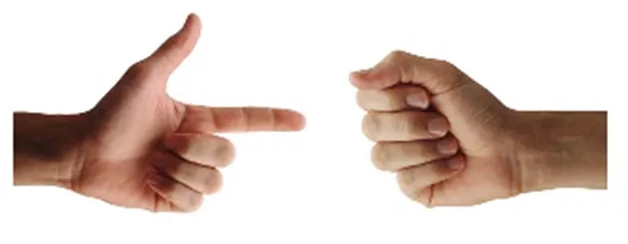
#> input picture RPS_Image_Winner/images/test.jpg, 628 x 244 px
$ python rps_winner_cv.py
#> lines starting #> are read from the running program, lines starting #| are printed output that depends on the picture; after the words box and inside, x2 and y2 are one past the last pixel; in counts of white or black regions, pixels touching at a corner belong together
#> in main, img is the input picture: shape (244, 628, 3); mean B, G, R 198.3, 205.4, 220.8
import cv2
import numpy as np
import os

IMG_PATH = "images/test.jpg"
OUT_PATH = "results/rps_result.jpg"

def preprocess(img):
    # 피부색 후보 영역 추출(HSV)
    hsv = cv2.cvtColor(img, cv2.COLOR_BGR2HSV)
#> hsv: shape (244, 628, 3); mean H, S, V 8.7, 40.3, 220.9

    lower = np.array([0, 30, 60], dtype=np.uint8)
    upper = np.array([20, 180, 255], dtype=np.uint8)
    mask1 = cv2.inRange(hsv, lower, upper)
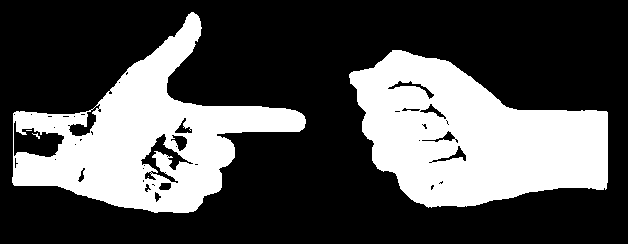
#> mask1: shape (244, 628); 31.7% white; 5 white regions (3 under 20 px), largest, box (x1, y1, x2, y2) and area: (349, 50, 608, 208) 25846, (12, 12, 306, 213) 22775

    lower2 = np.array([160, 30, 60], dtype=np.uint8)
    upper2 = np.array([180, 180, 255], dtype=np.uint8)
    mask2 = cv2.inRange(hsv, lower2, upper2)
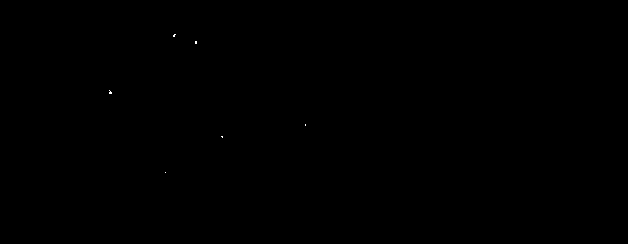
#> mask2: shape (244, 628); 0.02% white in thin lines or dots, all inside (x1, y1, x2, y2) = (109, 34, 306, 173)

    mask = cv2.bitwise_or(mask1, mask2)
#> mask: shape (244, 628); 31.8% white; 5 white regions (3 under 20 px), largest, box (x1, y1, x2, y2) and area: (349, 50, 608, 208) 25846, (12, 12, 306, 213) 22801

    # 노이즈 제거
    kernel = np.ones((5, 5), np.uint8)
    mask = cv2.medianBlur(mask, 5)
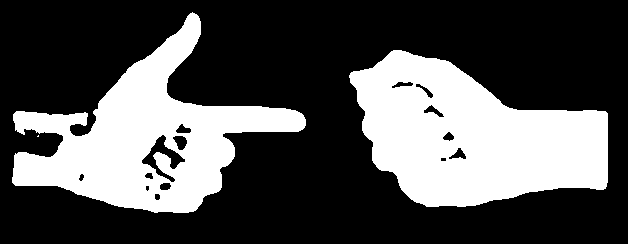
#> mask: shape (244, 628); 31.9% white; 3 white regions (1 under 20 px), largest, box (x1, y1, x2, y2) and area: (349, 50, 608, 207) 26029, (12, 12, 306, 213) 22919
    mask = cv2.morphologyEx(mask, cv2.MORPH_OPEN, kernel, iterations=2)
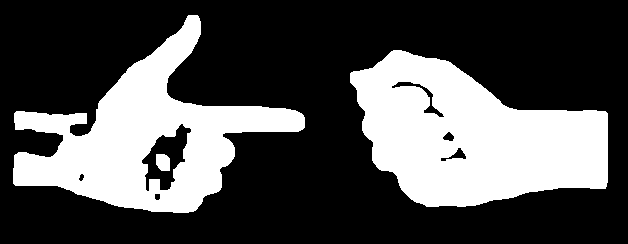
#> mask: shape (244, 628); 31.5% white; 3 white regions, box (x1, y1, x2, y2) and area: (350, 50, 608, 207) 25977, (13, 15, 305, 213) 22124, (156, 154, 170, 171) 210
    mask = cv2.morphologyEx(mask, cv2.MORPH_CLOSE, kernel, iterations=2)
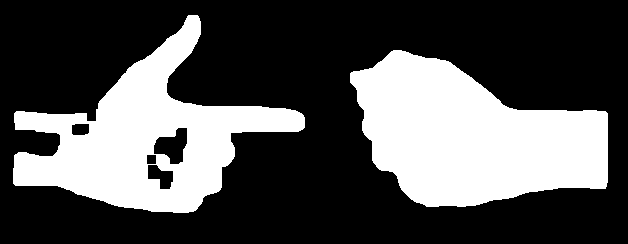
#> mask: shape (244, 628); 32.1% white; 2 white regions

    return mask

def count_fingers_from_contour(cnt):
    # 너무 작으면 실패
    area = cv2.contourArea(cnt)
    if area < 3000:
        return None

    hull = cv2.convexHull(cnt, returnPoints=False)
    if hull is None or len(hull) < 3:
        return None

    defects = cv2.convexityDefects(cnt, hull)
    if defects is None:
        # 주먹(바위)일 때 defects가 거의 없을 수 있음
        return 0

    finger_gaps = 0
    for i in range(defects.shape[0]):
        s, e, f, d = defects[i, 0]
        start = tuple(cnt[s][0])
        end = tuple(cnt[e][0])
        far = tuple(cnt[f][0])

        # 삼각형 각도 기반 필터링(손가락 사이 ‘V’만 카운트)
        a = np.linalg.norm(np.array(end) - np.array(start))
        b = np.linalg.norm(np.array(far) - np.array(start))
        c = np.linalg.norm(np.array(end) - np.array(far))
        if b * c == 0:
            continue
        angle = np.degrees(np.arccos((b*b + c*c - a*a) / (2*b*c)))

        # 깊이(d)도 같이 필터링(너무 얕은 결함 제외)
        if angle < 90 and d > 5000:
            finger_gaps += 1

    # finger_gaps(손가락 사이 V개수) → 대략 손가락 개수 추정
    # 보(펴진 손): gaps가 3~4 정도
    # 가위: gaps가 1 정도
    # 바위: gaps가 0
    return finger_gaps

def classify_rps(gaps):
    if gaps is None:
        return "UNKNOWN"
    if gaps <= 0:
        return "ROCK"
    elif gaps == 1:
        return "SCISSORS"
    else:
        return "PAPER"

def judge(left, right):
    if left == "UNKNOWN" or right == "UNKNOWN":
        return "UNKNOWN"
    if left == right:
        return "DRAW"
    if (left == "ROCK" and right == "SCISSORS") or \
       (left == "SCISSORS" and right == "PAPER") or \
       (left == "PAPER" and right == "ROCK"):
        return "LEFT WINS"
    return "RIGHT WINS"

def main():
    img = cv2.imread(IMG_PATH)
    if img is None:
        raise FileNotFoundError("images/test.jpg 를 찾을 수 없습니다.")

    mask = preprocess(img)

    contours, _ = cv2.findContours(mask, cv2.RETR_EXTERNAL, cv2.CHAIN_APPROX_SIMPLE)
#> contours = 2 contours; box (x1, y1, x2, y2) and area: (350, 50, 608, 207) 26096, (13, 15, 305, 213) 23675
    contours = sorted(contours, key=cv2.contourArea, reverse=True)

    # 손 2개를 가장 큰 컨투어 2개로 가정
    if len(contours) < 2:
        out = img.copy()
        cv2.putText(out, "Need TWO hands (clear background)", (20, 60),
                    cv2.FONT_HERSHEY_SIMPLEX, 1.0, (0, 0, 255), 2)
        os.makedirs("results", exist_ok=True)
        cv2.imwrite(OUT_PATH, out)
        print("손 2개를 못 찾았습니다. 배경을 단순하게 다시 찍어주세요.")
        return

    hand_cnts = contours[:2]
#> hand_cnts has the same summary as contours

    # 왼쪽/오른쪽 정렬
    boxes = [cv2.boundingRect(c) for c in hand_cnts]
#> boxes = [(350, 50, 258, 157), (13, 15, 292, 198)]
    hand_cnts = [c for _, c in sorted(zip([b[0] for b in boxes], hand_cnts), key=lambda x: x[0])]

    out = img.copy()
    labels = []
    for idx, cnt in enumerate(hand_cnts):
        x, y, w, h = cv2.boundingRect(cnt)
        cv2.rectangle(out, (x, y), (x+w, y+h), (255, 0, 0), 2)

        gaps = count_fingers_from_contour(cnt)
        rps = classify_rps(gaps)
        labels.append(rps)

        cv2.putText(out, rps, (x, y-10),
                    cv2.FONT_HERSHEY_SIMPLEX, 1.0, (0, 255, 0), 2)
#> this loop made 2 passes
#> (x, y, w, h, area in count_fingers_from_contour, gaps, rps) on passes 1 to 2: (13, 15, 292, 198, 23675, 2, 'PAPER'), (350, 50, 258, 157, 26095.5, 0, 'ROCK')
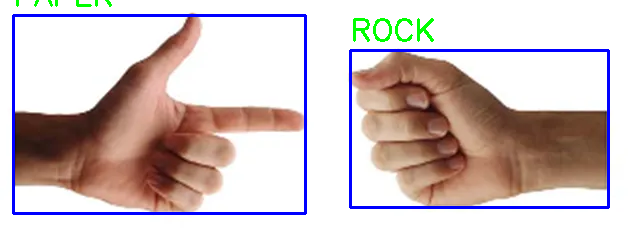
#> out: shape (244, 628, 3); 4.12% of pixels changed, all inside (x1, y1, x2, y2) = (12, 0, 610, 215)
#> after the loop, labels = ['PAPER', 'ROCK']

    result_text = judge(labels[0], labels[1])
#> result_text = 'LEFT WINS'
    cv2.putText(out, result_text, (20, 60),
                cv2.FONT_HERSHEY_SIMPLEX, 1.2, (0, 0, 255), 3)
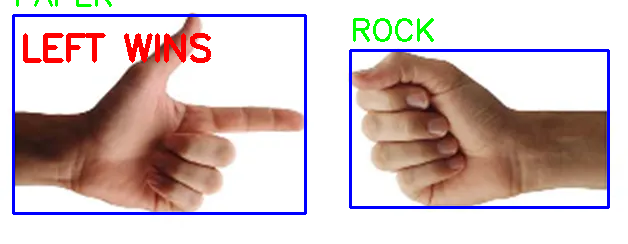
#> out: shape (244, 628, 3); 1.52% of pixels changed, all inside (x1, y1, x2, y2) = (23, 33, 211, 63)

    os.makedirs("results", exist_ok=True)
    cv2.imwrite(OUT_PATH, out)
    print(f"저장 완료: {OUT_PATH} / LEFT={labels[0]} RIGHT={labels[1]} RESULT={result_text}")
#| 저장 완료: results/rps_result.jpg / LEFT=PAPER RIGHT=ROCK RESULT=LEFT WINS

if __name__ == "__main__":
    main()
